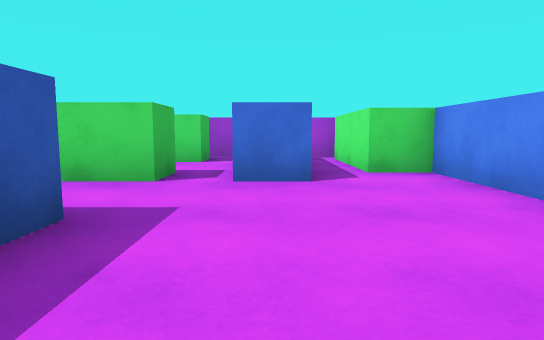
View 1 (above)

17 first-person views from a walk through a scene from a Unity 3-D project. The camera is 0.62 m above the floor, tilts 6° down and sees 75° across. The floor is counted in squares, 1 m on a side. Each view is taken from the middle of a square. On the plan, view 1 faces up. The plan holds only what a view shows up to about 10 squares ahead; the rest is blank. The player is left out.

View 2
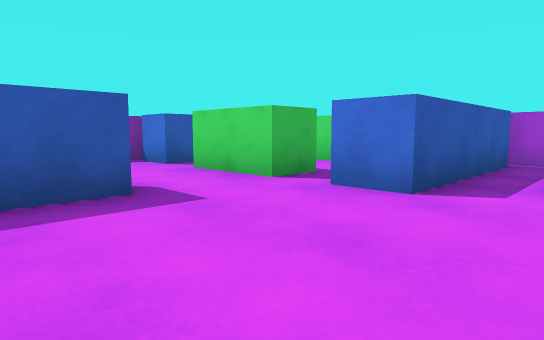

View 3
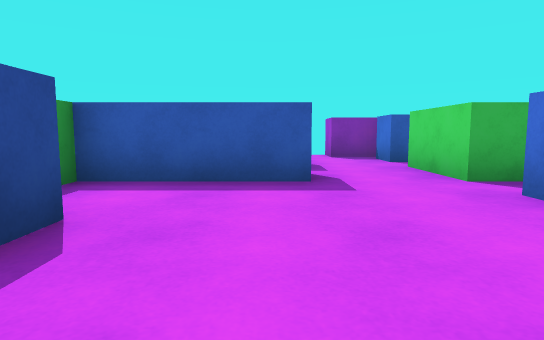

View 4
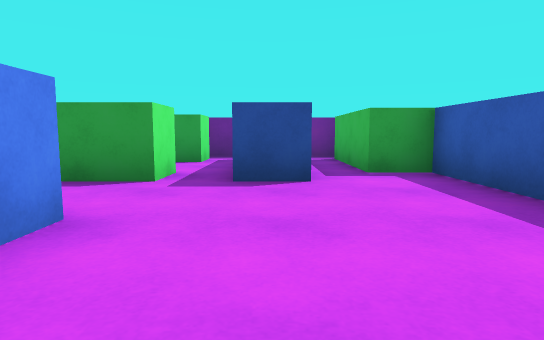

View 5
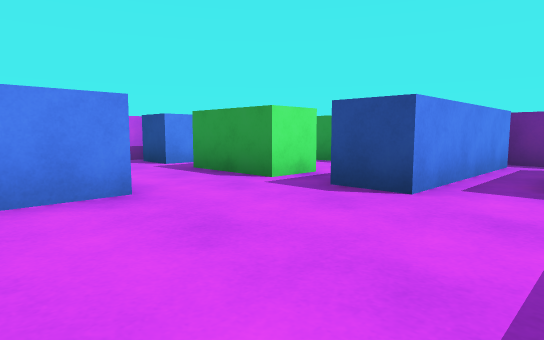

View 6
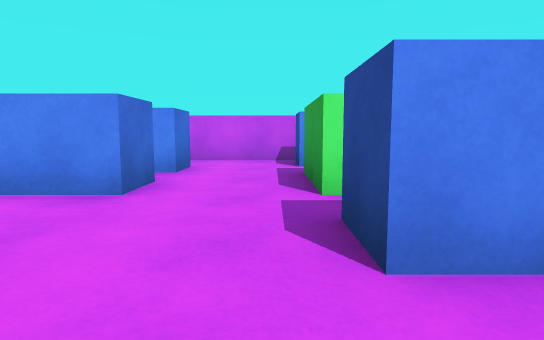

View 7
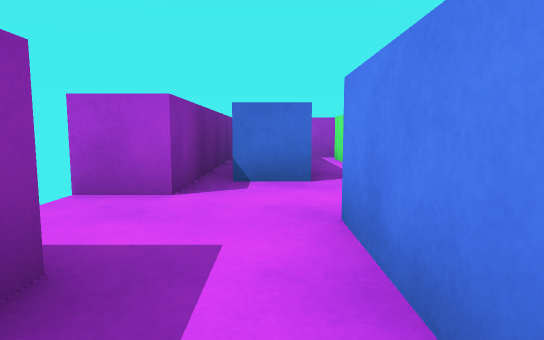

View 8
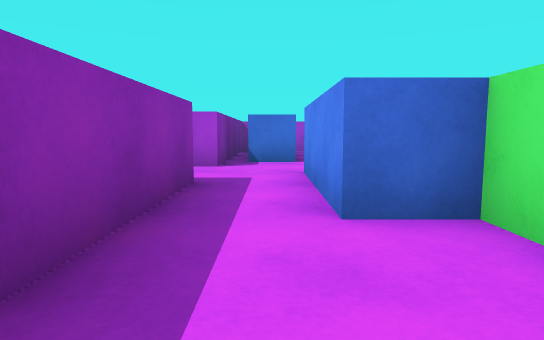

View 9
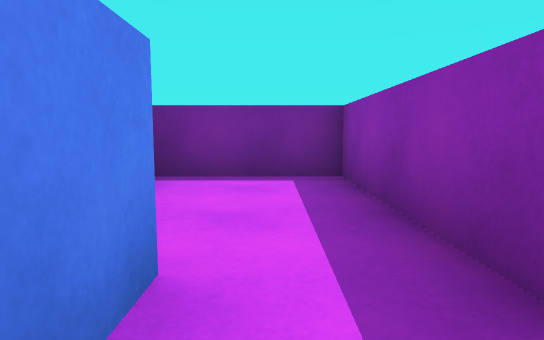

View 10
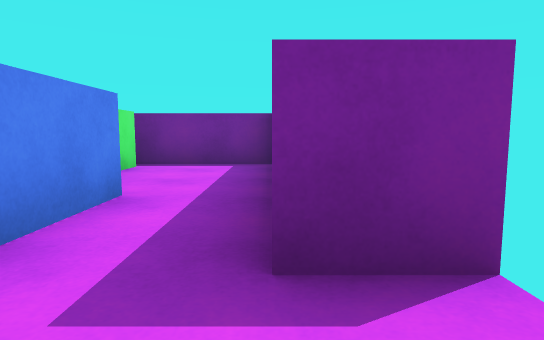

View 11
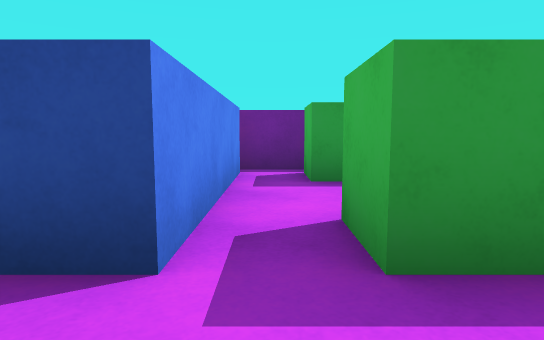

View 12
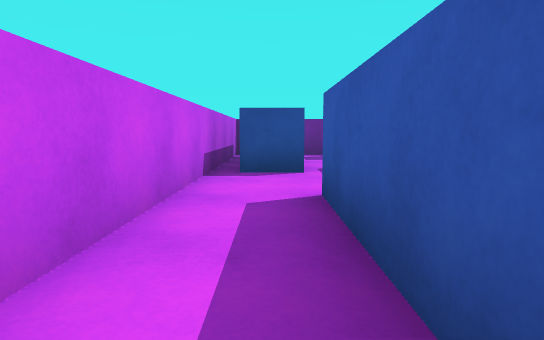

View 13
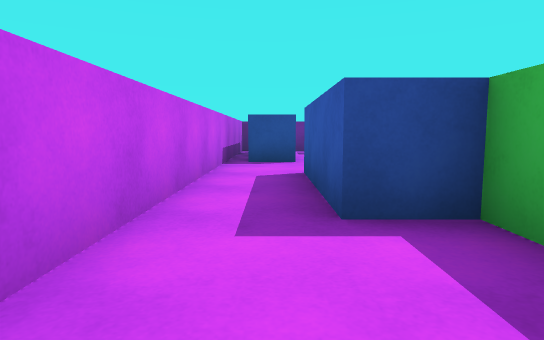

View 14
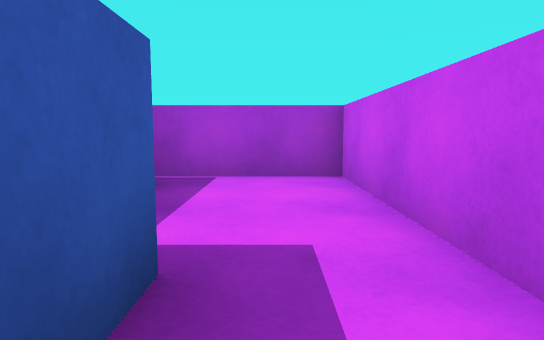

View 15
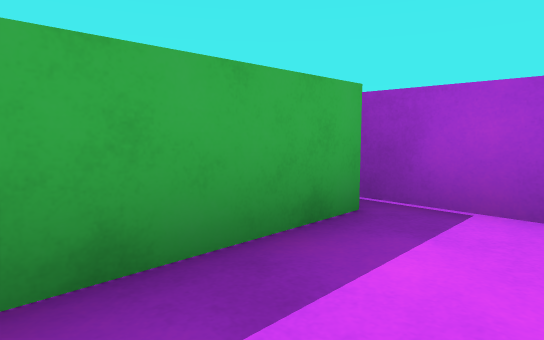

View 16
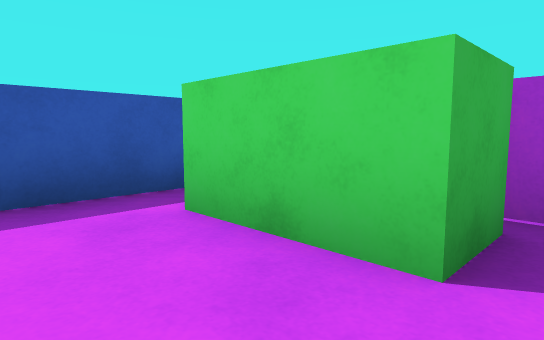

View 17
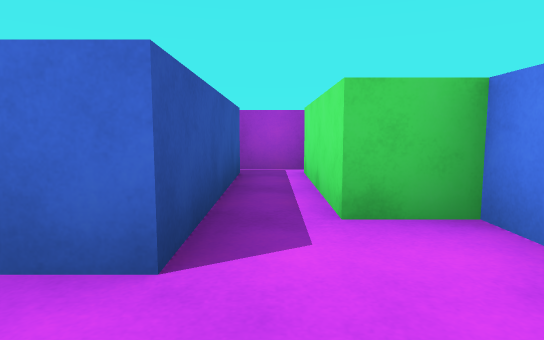

### Floor plan
Ten units are one square. View 1 is at (0, 0); x grows to the right and y downward. Boxes are objects, and circles mark ways between rooms. Rooms are numbered by the first view taken in them; rooms with no view inside come last. Other rooms are left out.
<svg viewBox="-76 -95 151 140">
<path fill="none" stroke="#000" d="M-15 -26 -15 5 -5 5 -5 35M25 -25 25 -55 15 -55 15 -85M5 -85 5 -45 -5 -45M16 -90 0 -90M5 35 5 -5 15 -5M-6 40 10 40M35 -25 25 -25M55 -25 45 -25 45 -29M55 35 55 -5 65 -5M44 40 56 40M70 28 70 -26M10 40 26 40M-45 -81 -45 -45 -55 -45M-45 5 -45 -25M-71 -15 -60 -15 -60 15M-34 -90 -40 -90M-35 11 -35 5M-60 -88 -60 -35 -70 -35M0 -90 -16 -90M-60 15 -60 40 -32 40M-35 35 -35 28M-35 5 -45 5M45 -86 45 -55 55 -55 55 -25M70 -26 70 -90 41 -90"/>
<rect x="25" y="25" width="20" height="10" fill="#bbb"><title>green block</title></rect>
<rect x="25" y="-5" width="20" height="10" fill="#bbb"><title>green block</title></rect>
<rect x="-35" y="-55" width="20" height="10" fill="#bbb"><title>green block</title></rect>
<rect x="-35" y="-85" width="20" height="10" fill="#bbb"><title>green block</title></rect>
<circle cx="20" cy="-15" r="3" fill="#2a7"/>
<circle cx="-10" cy="-35" r="3" fill="#2a7"/>
<circle cx="60" cy="-30" r="3" fill="#2a7"/>
<circle cx="-50" cy="10" r="3" fill="#2a7"/>
<text x="0" y="-30">1</text>
<text x="40" y="0">2</text>
<text x="-30" y="-40">3</text>
<text x="-50" y="20">4</text>
<text x="60" y="-60">5</text>
</svg>
Room 1 opens to room 2. Room 1 opens to room 3. Room 2 opens to room 5. Room 3 opens to room 4.

Where each view was taken, in squares from view 1:
view 1: 0 up, 0 right, facing up
view 2: 1 up, 2 right, facing up-left
view 3: 2 up, 3 right, facing left
view 4: 5 up, 1 right, facing down
view 5: 4 up, 1 left, facing down-right
view 6: 1 up, 1 left, facing right
view 7: 0 up, 5 left, facing up
view 8: 3 down, 5 left, facing up
view 9: 1 up, 5 left, facing down
view 10: 3 up, 6 left, facing down
view 11: 2 up, 5 right, facing down
view 12: 6 up, 6 right, facing down
view 13: 8 up, 6 right, facing down
view 14: 4 up, 6 right, facing up
view 15: 6 up, 6 right, facing up-left
view 16: 6 up, 1 left, facing up-left
view 17: 3 up, 1 right, facing up
